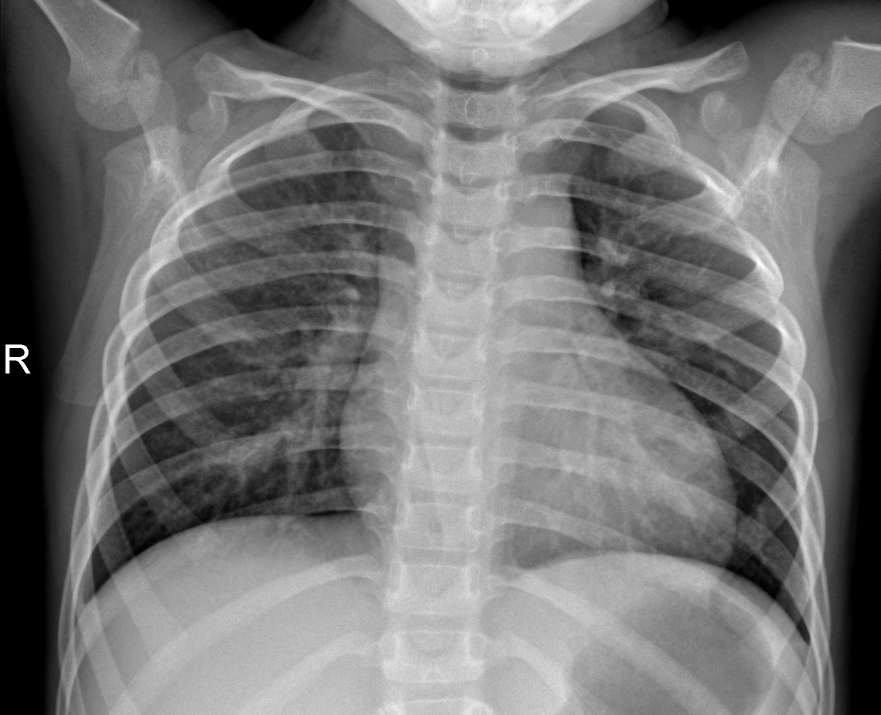
#> input picture DATA/DATA/0/IM-0162-0001.jpeg, 1762 x 1430 px, found by its file name (shown at 1/2 size); its folder holds only this picture in this run
$ jupyter execute --allow-errors covid.ipynb
#> lines starting #> are read from the running program, lines starting #| are printed output that depends on the picture
[cell 1]
import os
import numpy as np
import matplotlib.pyplot as plt
import torch
import torchvision
import torchvision.transforms as transforms
import torch.nn as nn
import seaborn as sns
from pathlib import Path
import cv2

#> (a cell that did not finish here is left out)

[cell 3]
im0_dir = '/kaggle/input/covid-xray-dataset/DATA/DATA/0'
im1_dir = '/kaggle/input/covid-xray-dataset/DATA/DATA/1'

[cell 4]
# Data visualisation
plt.figure(figsize=(10, 4), dpi=100)
i=0
for image in os.listdir(im0_dir):

    if i < 10:
        img = cv2.imread(im0_dir + '/' + image)
#> img is the input picture: shape (1430, 1762, 3); min 0, max 255, mean 116.6
        plt.subplot(2, 5, i+1)
        plt.imshow(img)
        i+=1
    else:
        break

[cell 5]
image = os.listdir(im0_dir)[0]
img = cv2.imread(im0_dir + '/' + image)

[cell 6]
plt.imshow(img)

[cell 7]
resized_img = cv2.resize(img, dsize=(224, 224))
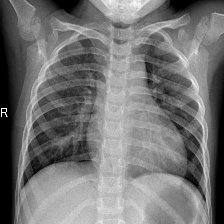
#> resized_img: shape (224, 224, 3); min 0, max 255, mean 116.5
plt.imshow(resized_img)

[cell 8]
plt.imshow(cv2.convertScaleAbs(resized_img, alpha=-1, beta=300))
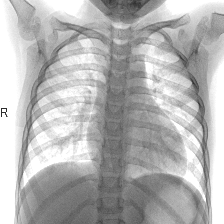
#> shown: shape (224, 224, 3); min 45, max 255, mean 179.9

[cell 9]
m = cv2.getRotationMatrix2D(center=(resized_img.shape[0]//2-1, resized_img.shape[1]//2-1), angle=45, scale=1)
img_rot = cv2.warpAffine(resized_img, m, dsize=(224, 224))
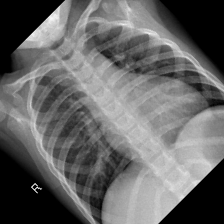
#> img_rot: shape (224, 224, 3); min 0, max 248, mean 101.6
plt.imshow(img_rot)

[cell 10]
kernel = np.array([[-1,-1,-1], [-1,9,-1], [-1,-1,-1]])
im = cv2.filter2D(resized_img, -1, kernel)
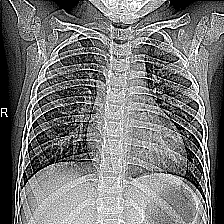
#> im: shape (224, 224, 3); min 0, max 255, mean 116.8
plt.imshow(im)

[cell 11]
plt.imshow(cv2.GaussianBlur(resized_img, ksize=(3, 3), sigmaX=2))
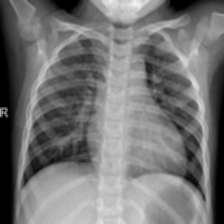
#> shown: shape (224, 224, 3); min 0, max 244, mean 116.5

[cell 12]
im0 = []
im1 = []

# Filling up the lists with augmented data for better performance

for image in os.listdir(im0_dir):

    img = cv2.imread(im0_dir + '/' + image)

    resized_img = cv2.resize(img, dsize=(227, 227))
#> resized_img: shape (227, 227, 3)
    im0.append(resized_img)

    im_trans = cv2.convertScaleAbs(resized_img, alpha=-1, beta=300)
    im0.append(im_trans)

    m = cv2.getRotationMatrix2D(center=(resized_img.shape[0]//2-1, resized_img.shape[1]//2-1), angle=45, scale=1)
    img_rot = cv2.warpAffine(resized_img, m, dsize=(227, 227))
#> img_rot: shape (227, 227, 3)
    im0.append(img_rot)

    kernel = np.array([[-1,-1,-1], [-1,9,-1], [-1,-1,-1]])
    im = cv2.filter2D(resized_img, -1, kernel)
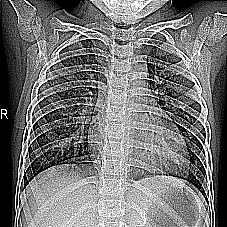
#> im: shape (227, 227, 3); min 0, max 255, mean 116.8
    im0.append(im)

    blurr_im = cv2.GaussianBlur(resized_img, ksize=(3, 3), sigmaX=2)
    im0.append(blurr_im)

    trans_im = cv2.convertScaleAbs(resized_img, alpha=-1, beta=300)
    im0.append(trans_im)


#> (the rest of this cell did not finish here and is left out)

[cell 13]
len(im0)
#> Out = 6

[cell 14]
len(im1)

#> (a cell that did not finish here is left out)

#> (a cell that did not finish here is left out)

#> (a cell that did not finish here is left out)

[cell 18]
torch.tensor(im0[0]).shape
#> (this line was passed over: torch is not available in this run)

[cell 19]
im = im0+im1
#> im = 6 items
im_tensor_list = []
#> (the rest of this cell did not finish here and is left out)

$ run again, on DATA/DATA/0/IM-0223-0001.jpeg
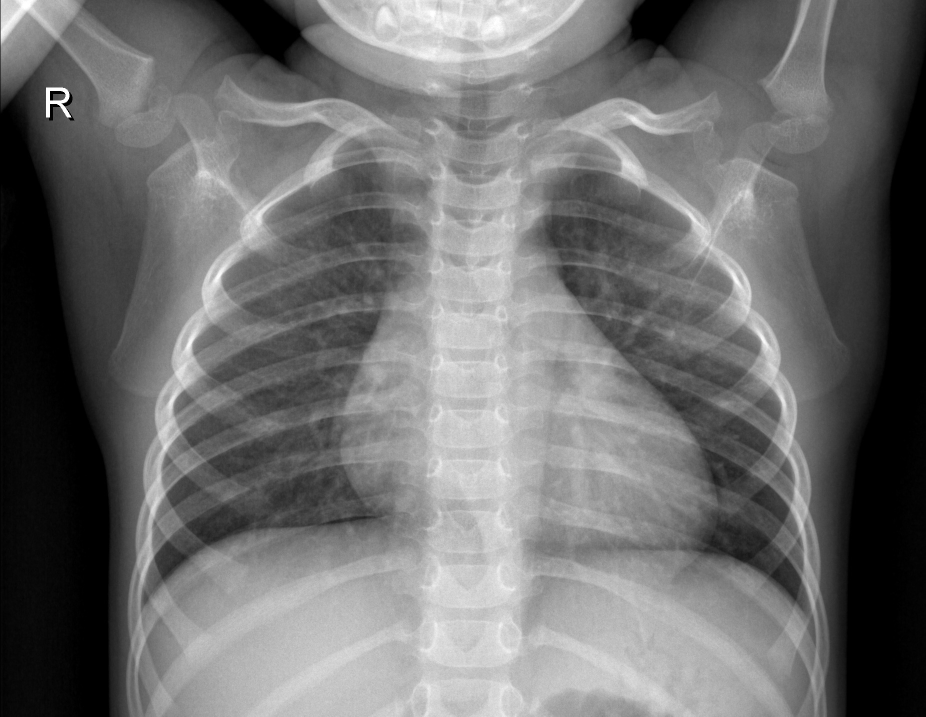
#> input picture DATA/DATA/0/IM-0223-0001.jpeg, 1852 x 1433 px, found by its file name (shown at 1/2 size)
#> img is the input picture: shape (1433, 1852, 3); min 0, max 255, mean 111
#> `[cell 11] plt.imshow(cv2.GaussianBlur(resized_img, ksize=(3, 3), sigma..`:
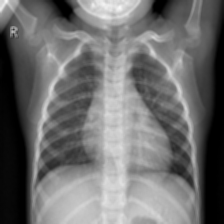
#> shown: shape (224, 224, 3); min 0, max 249, mean 110.9
#> `im = cv2.filter2D(resized_img, -1, kernel)`:
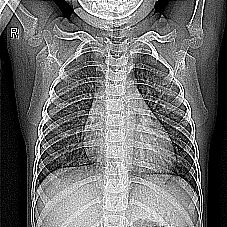
#> im: shape (227, 227, 3); min 0, max 255, mean 110
#> Out = 6
#> `im = im0+im1`: im = 6 items

$ run again, on DATA/DATA/0/IM-0224-0001.jpeg
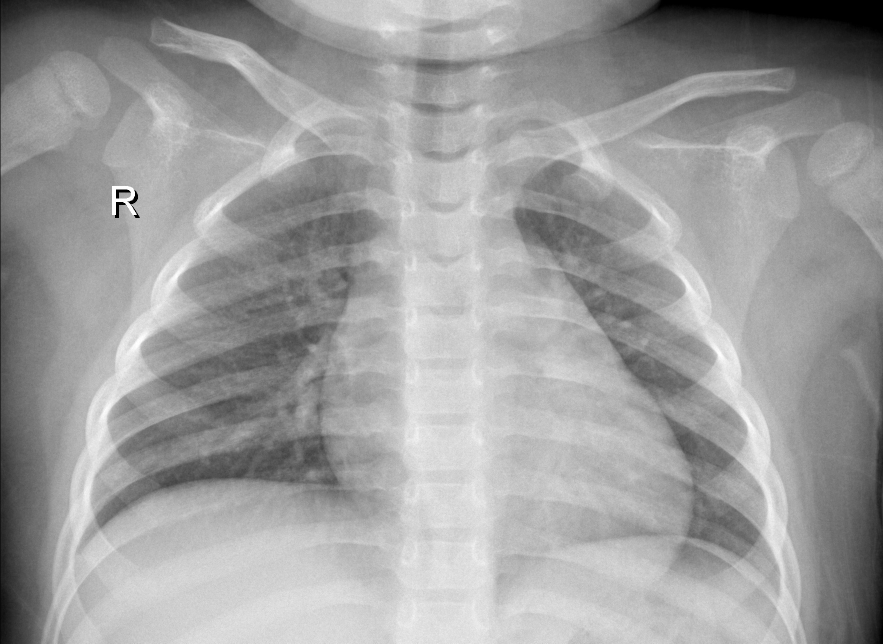
#> input picture DATA/DATA/0/IM-0224-0001.jpeg, 1766 x 1287 px, found by its file name (shown at 1/2 size)
#> img is the input picture: shape (1287, 1766, 3); min 0, max 255, mean 157.5
#> `img_rot = cv2.warpAffine(resized_img, m, dsize=(224, 224))`:
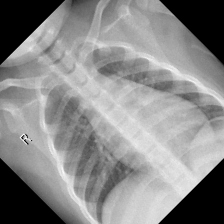
#> img_rot: shape (224, 224, 3); min 0, max 253, mean 136.8
#> `im = cv2.filter2D(resized_img, -1, kernel)`:
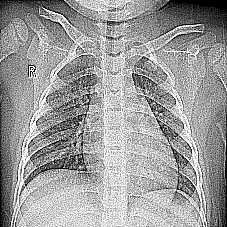
#> im: shape (227, 227, 3); min 0, max 255, mean 155.7
#> Out = 6
#> `im = im0+im1`: im = 6 items

$ run again, on DATA/DATA/0/IM-0270-0001.jpeg
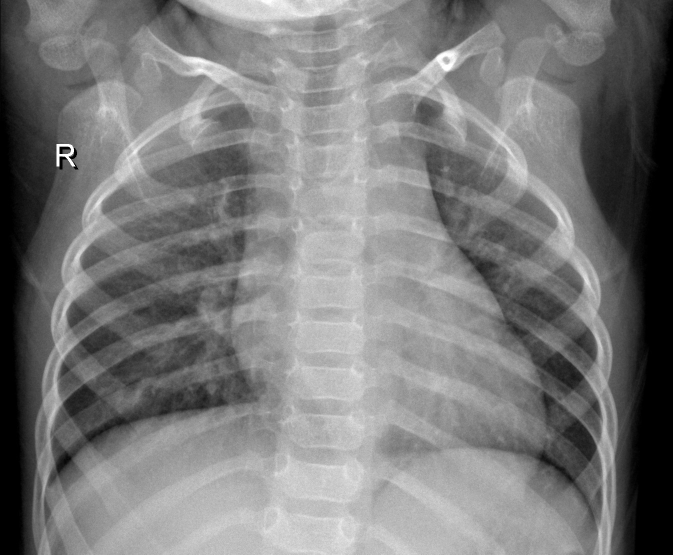
#> input picture DATA/DATA/0/IM-0270-0001.jpeg, 1346 x 1109 px, found by its file name (shown at 1/2 size)
#> img is the input picture: shape (1109, 1346, 3); min 0, max 255, mean 122.8
#> `[cell 11] plt.imshow(cv2.GaussianBlur(resized_img, ksize=(3, 3), sigma..`:
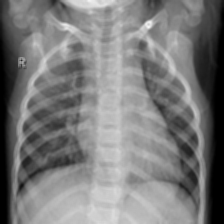
#> shown: shape (224, 224, 3); min 0, max 243, mean 122.7
#> `im = cv2.filter2D(resized_img, -1, kernel)`:
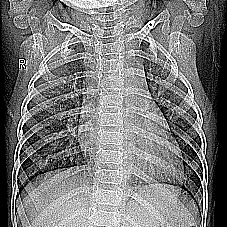
#> im: shape (227, 227, 3); min 0, max 255, mean 122.1
#> Out = 6
#> `im = im0+im1`: im = 6 items
